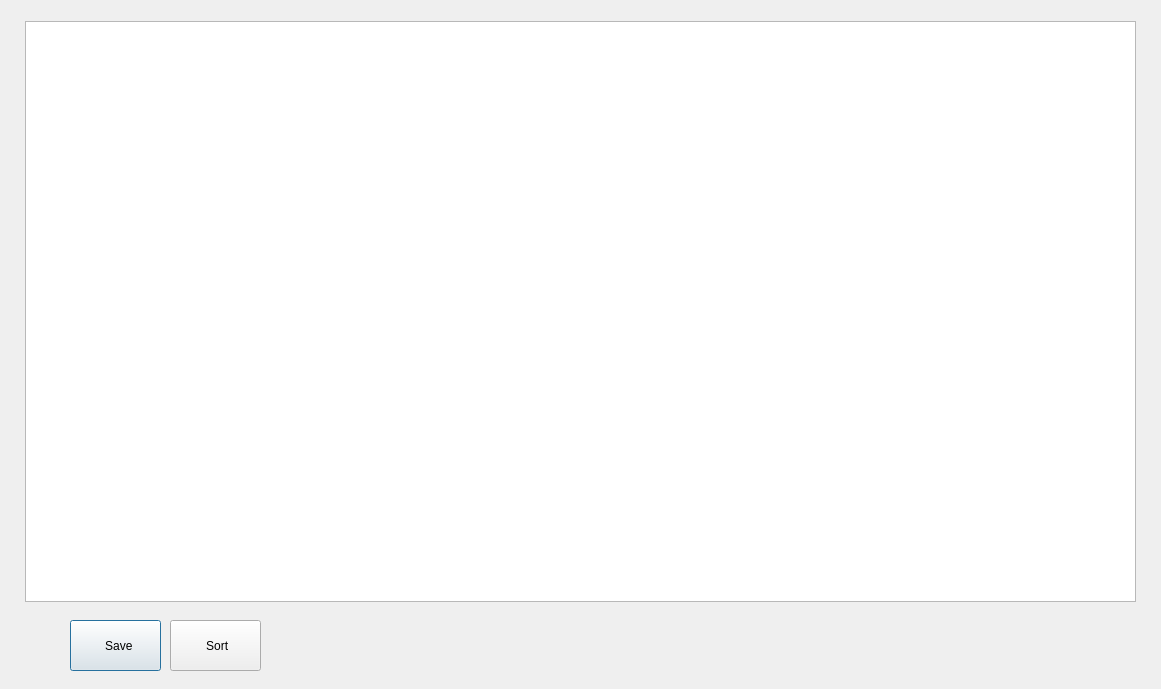
<?xml version="1.0" encoding="UTF-8"?>
<ui version="4.0">
 <class>Dialog</class>
 <widget class="QDialog" name="Dialog">
  <property name="geometry">
   <rect>
    <x>0</x>
    <y>0</y>
    <width>1161</width>
    <height>689</height>
   </rect>
  </property>
  <property name="windowTitle">
   <string>Dialog</string>
  </property>
  <widget class="QPushButton" name="pushButton">
   <property name="geometry">
    <rect>
     <x>70</x>
     <y>620</y>
     <width>91</width>
     <height>51</height>
    </rect>
   </property>
   <property name="text">
    <string>  Save</string>
   </property>
   <property name="icon">
    <iconset>
     <normaloff>save.png</normaloff>save.png</iconset>
   </property>
  </widget>
  <widget class="QPushButton" name="pushButton_2">
   <property name="geometry">
    <rect>
     <x>170</x>
     <y>620</y>
     <width>91</width>
     <height>51</height>
    </rect>
   </property>
   <property name="text">
    <string> Sort</string>
   </property>
   <property name="icon">
    <iconset>
     <normaloff>sort.png</normaloff>sort.png</iconset>
   </property>
  </widget>
  <widget class="QTableWidget" name="tableWidget">
   <property name="geometry">
    <rect>
     <x>25</x>
     <y>21</y>
     <width>1111</width>
     <height>581</height>
    </rect>
   </property>
  </widget>
 </widget>
 <resources/>
 <connections/>
</ui>
